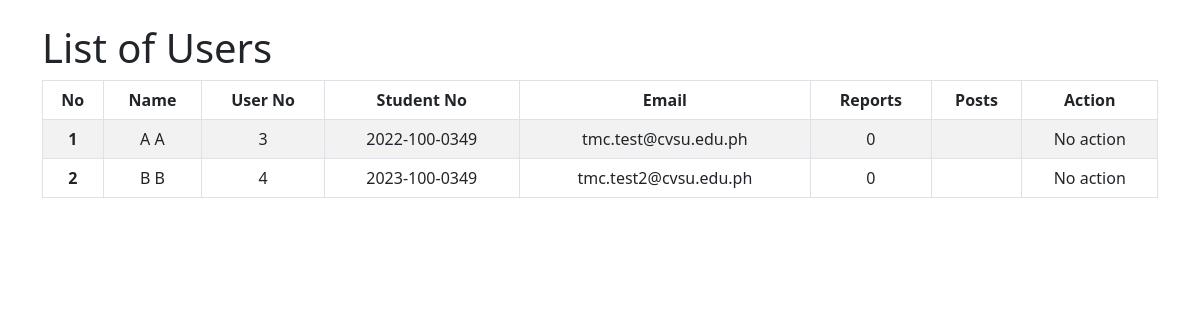
The page /admin_area/admin_dashboard.php on the database as committed earlier.
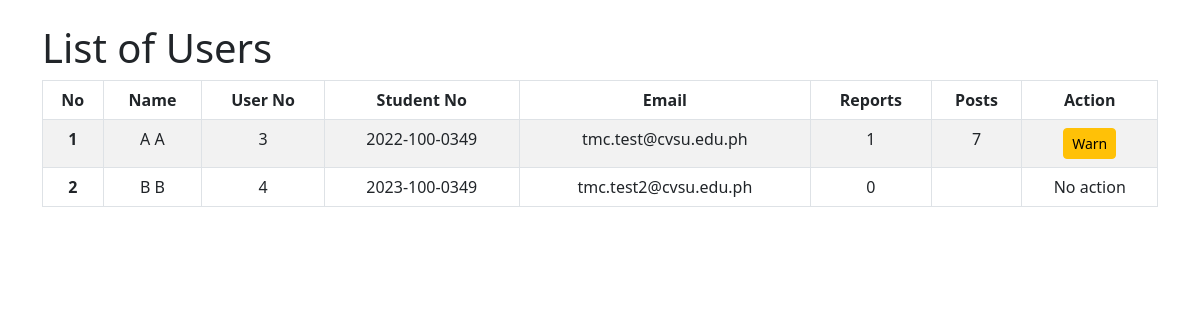
The same page on the database as committed later.
### tables this page shows
CREATE TABLE `user_registration` (
  `user_no` int(11) NOT NULL,
  `user_ip` varchar(255) NOT NULL,
  `user_ID` varchar(255) NOT NULL,
  `email` varchar(255) NOT NULL,
  `student_no` varchar(13) NOT NULL,
  `fname` varchar(255) NOT NULL,
  `lname` varchar(255) NOT NULL,
  `bday` date NOT NULL,
  `gender` varchar(20) NOT NULL,
  `coverphoto` varchar(250) NOT NULL,
  `profilepicture` varchar(250) NOT NULL,
  `created_at` timestamp NOT NULL DEFAULT current_timestamp(),
  `updated_at` timestamp NOT NULL DEFAULT current_timestamp() ON UPDATE current_timestamp(),
  `user_password` varchar(255) NOT NULL,
  `report_count` int(11) DEFAULT 0
);

### admin_area/admin_dashboard.php (the view, shortened to what this page needs)
<?php
require_once '../include/connect.php';
require_once '../include/bootsrap.php';
$usersQuery = 'SELECT ur.fname, ur.lname, ur.user_no, ur.student_no, ur.email, pr.report_reason, pr.post_id, IFNULL(COUNT(pr.report_id), 0) AS report_count
               FROM user_registration ur
               LEFT JOIN post_reports pr ON ur.user_no = pr.user_no
               GROUP BY ur.user_no';
$usersResult = $con->query($usersQuery);
?>
<!DOCTYPE html>
<html lang="en">
<head>
</head>
<body>
<div class="container mt-4">
    <h1>List of Users</h1>
    <table class="table table-bordered table-striped">
        <thead>
            <tr>
                <th scope="col">No</th>
                <th scope="col">Name</th>
                <th scope="col">User No</th>
                <th scope="col">Student No</th>
                <th scope="col">Email</th>
                <th scope="col">Reports</th>
                <th scope="col">Posts</th>
                <th scope="col">Action</th>
            </tr>
        </thead>
        <tbody>
            <?php
            $line_number = 1;
            while ($user = $usersResult->fetch_assoc()): ?>
                <tr>
                    <th scope="row"><?php echo htmlspecialchars($line_number++); ?></th>
                    <td><?php echo htmlspecialchars($user['fname'] . ' ' . $user['lname']); ?></td>
                    <td><?php echo htmlspecialchars($user['user_no']); ?></td>
                    <td><?php echo htmlspecialchars($user['student_no']); ?></td>
                    <td><?php echo htmlspecialchars($user['email']); ?></td>
                    <td><?php echo htmlspecialchars($user['report_count']); ?></td>
                    <td><?php echo htmlspecialchars($user['post_id']); ?></td>
                    <td>
                        <?php if ($user['report_count'] > 0): ?>
                            <a href="warn_user.php?user_no=<?php echo htmlspecialchars($user['user_no']); ?>" class="btn btn-warning btn-sm">Warn</a>
                        <?php else: ?>
                            No action
                        <?php endif; ?>
                    </td>
                </tr>
            <?php endwhile; ?>
        </tbody>
    </table>
</div>
</body>
</html>

### include/bootsrap.php (shortened to what this page needs)
<link href="https://cdn.jsdelivr.net/npm/bootstrap@5.3.3/dist/css/bootstrap.min.css" rel="stylesheet">
<link href="https://cdn.jsdelivr.net/npm/bootstrap@5.3.0/dist/css/bootstrap.min.css" rel="stylesheet">
<link rel="stylesheet" href="https://cdn.jsdelivr.net/npm/bootstrap-icons@1.11.3/font/bootstrap-icons.min.css">
    <link rel="stylesheet" href="https://cdnjs.cloudflare.com/ajax/libs/font-awesome/6.0.0-beta3/css/all.min.css">

### admin_area/admin_dashboard.php (style rules this page uses)
.table th, .table td { text-align: center; }

Rows that differ between the two databases and show on the page:
changed user_registration "tmc.test@cvsu.edu.ph": report_count "0" → "1"; post_id (not shown) → "7"; text "No action" → "Warn"
